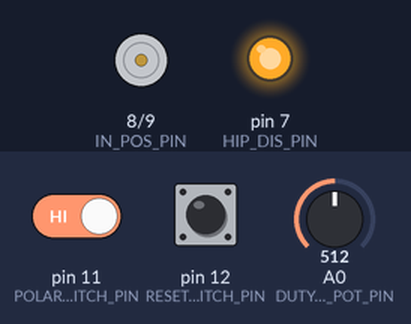
This program was run on a simulated Arduino Leonardo, built with avr-gcc and run on an emulated ATmega32U4. Shown: motor-driver pin pairs drawn as motors (green arrow = first pin HIGH = forward, orange = second pin HIGH = backward, longer = more drive, scaled by the enable pin), output pins drawn as LEDs (lit = HIGH). The inputs (shaded band) are chosen by the test bench; at power-on: pin 12 (RESET_SWITCH_PIN) HIGH, pin 11 (POLARITY_SWITCH_PIN) HIGH, A0 (DUTY_CYCLE_POT_PIN) = 512. Pins used as bus, display or sensor lines are not drawn.

Above: at 1.2 s.
1.3 s: pin 12 (RESET_SWITCH_PIN) pulled LOW for 0.15 s
At 1.37 s:
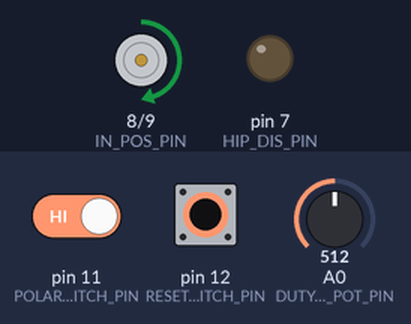
2.9 s: pin 12 (RESET_SWITCH_PIN) pulled LOW for 3.2 s
At 7.0 s:
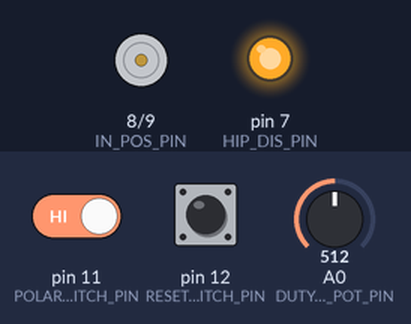
7.6 s: pin 11 (POLARITY_SWITCH_PIN) driven LOW and pin 12 (RESET_SWITCH_PIN) driven LOW
At 8.2 s:
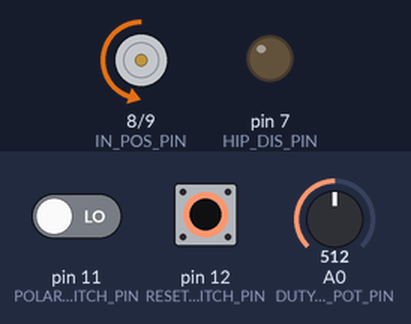
9.1 s: A0 (DUTY_CYCLE_POT_PIN) set to 716
At 10.3 s:
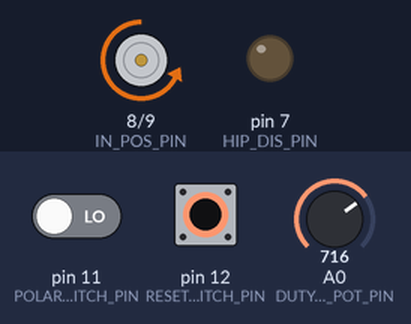
10.6 s: pin 11 (POLARITY_SWITCH_PIN) driven HIGH
At 11.7 s:
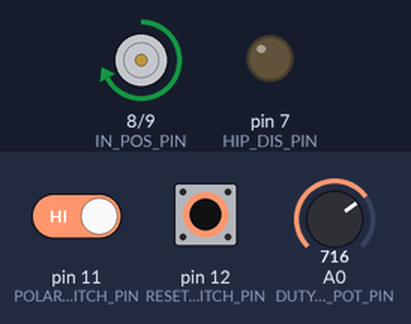
12.1 s: A0 (DUTY_CYCLE_POT_PIN) set to 306
At 12.8 s:
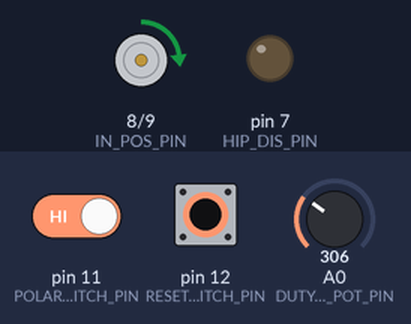
Timing chart, 0 to 14.6 s (numbered marks = the images above; inputs shaded):
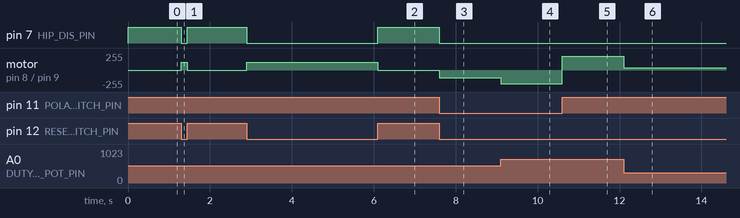

The program:

main.cpp
```cpp
#include <Arduino.h>
#include <string.h>
#include "maths.h"

// #########################################################################
// ########################## PIN mapping ##################################
// #########################################################################
// Input signals
#define DUTY_CYCLE_POT_PIN  (A0) // ADC7
#define POLARITY_SWITCH_PIN (11) // PB7
#define RESET_SWITCH_PIN    (12) // PD6

// Output signals
#define HIP_HEN_PWM_PIN     (13) // OC4A -> Fast PWM 10 bits timer (timer4) or atmega32u4
#define FAN_TRIGGER         (6)  // PD7
#define HIP_DIS_PIN         (7)  // PE6
#define IN_POS_PIN          (8)  // PB4
#define IN_NEG_PIN          (9)  // PB5

// #########################################################################
// ########################## Pot constants ################################
// #########################################################################

#define POT_LOW_THRESHOLD (200U)    // When pot signal goes under this threshold, output PWM is set to low state
#define POT_HIGH_THRESHOLD (800U)   // When pot signal goes above this threshold, output PWM is always set to high state
#define TIMER4_TOP_VALUE (15U)      // PWM will span from 0 - 63 with a prescaler of 1 ; generating a PWM frequency of 1MHz with 16 th steps (0 = 0%, 15 = 100%)
#define POT_MAPPED_RANGE_MAX (TIMER4_TOP_VALUE)   // POT is mapped between 0 and 63


// Potentiometer mapping constants
static constexpr map_ranges_t POT_INPUT_RANGE = {.start = POT_LOW_THRESHOLD, .end = POT_HIGH_THRESHOLD};
static constexpr uint16_t POT_INPUT_RANGE_SPAN = (POT_HIGH_THRESHOLD - POT_LOW_THRESHOLD);
static constexpr map_ranges_t POT_OUTPUT_RANGE = {.start = 0, .end = POT_MAPPED_RANGE_MAX};  // Output range is directly expressed as TIMER4 output compare value (OCR4A)
static constexpr uint16_t POT_OUTPUT_RANGE_SPAN = POT_MAPPED_RANGE_MAX;

// Minimum potentiometer value difference threshold used to
// detect a new "potentiometer event".
// As we don't want to update the output PWM constantly, we need to implement a small hysteresis
static constexpr uint16_t POT_MIN_DIFF_THRESHOLD = 20U; // Threshold expressed in the output pot range (matches TIMER4 OCR4A value)
static uint16_t last_pot_value = 0; /**< Last mapped potentiometer value, 0 to OCR4A */

// #########################################################################
// ########################## Static functions #############################
// #########################################################################

/**
 * @brief maps the potentiometer value from 0% to 100% within the evaluated range
 * Pot value has to be within the range defined by both POT high and low values
*/
static inline uint16_t map_pot(uint16_t potval);
static inline void stop_timer4(void);
static inline void start_timer4(void);
static inline uint16_t abs_difference(uint16_t const * const val1, uint16_t const * const val2 );

void setup() {
  //Serial.begin(9600);

  // put your setup code here, to run once:
  pinMode(DUTY_CYCLE_POT_PIN, INPUT);

  // Reset pin will take down all outputs at once
  pinMode(RESET_SWITCH_PIN, INPUT_PULLUP);
  pinMode(POLARITY_SWITCH_PIN, INPUT_PULLUP);

  // Output pins
  pinMode(HIP_HEN_PWM_PIN, OUTPUT);  // OC4A -> Will generate a PWM which goes to HEN pin of HIP4080A driver
  //DDRC |= (1 << PC7);
  //PORTC &= ~(1 << PC7); // No pullup on PC7
  pinMode(HIP_DIS_PIN, OUTPUT);      // PE6 -> Actively disables the HUP4080a driver (disables at "high" state)
  pinMode(FAN_TRIGGER, OUTPUT);      // PD7 -> Controls power board cooling fans
  pinMode(IN_POS_PIN, OUTPUT);       // PB4 -> Used as IN+ port of HIP4080A driver
  pinMode(IN_NEG_PIN, OUTPUT);       // PB5 -> Used as IN- port of HIP4080A driver

  // Default values for output ports ; disables everything before starting
  digitalWrite(HIP_DIS_PIN, 1U);
  digitalWrite(FAN_TRIGGER, 0U);
  digitalWrite(IN_POS_PIN, 0U);
  digitalWrite(IN_NEG_PIN, 0U);

  //Serial.println("Configuring timer 4");

  // Setup Timer4 with PLL and
  TCCR4A = (1 << COM4A1) | (1 << PWM4A); // COM4A1 set : OC4A pin connected (Cleared on compare match)
  TCCR4B = (1 << CS40); // Prescaler is equal to 1 ; timer will go at full speed
  TCCR4D = 0;
  //TCCR4D &= ~((1 << WGM41) | (1 << WGM40)); // Fast PWM mode
  TCNT4 = 0;
  TC4H = 0;
  OCR4A = 0;   // Output compare is set to 0, so that output is always low even if timer is running
  OCR4C = TIMER4_TOP_VALUE; // Gives a PWM at 1MHz with 16 resolution steps for timer4
}

void loop() {
  // put your main code here, to run repeatedly:
  uint16_t pot = (uint16_t) analogRead(DUTY_CYCLE_POT_PIN);

  bool rst_switch_on = (bool) digitalRead(RESET_SWITCH_PIN);
  bool pol_switch_on = (bool) digitalRead(POLARITY_SWITCH_PIN);

  // Check if a reset is ongoing
  if (!rst_switch_on)
  {
    digitalWrite(FAN_TRIGGER, 1U);  // Activate cooling fans all at once

    // Check polarity to know if we are cooling or heating
    if (pol_switch_on)
    {
      digitalWrite(IN_POS_PIN, 1U);
      digitalWrite(IN_NEG_PIN, 0U);
    }
    else
    {
      digitalWrite(IN_POS_PIN, 0U);
      digitalWrite(IN_NEG_PIN, 1U);
    }

    // Handle PWM setup
    if (pot < POT_LOW_THRESHOLD)
    {
      stop_timer4();
      //Serial.println("POT val too small");
      digitalWrite(HIP_HEN_PWM_PIN, LOW); // Disables HIP4080a driver
      digitalWrite(HIP_DIS_PIN, 1U);
    }
    else if (pot > POT_HIGH_THRESHOLD)
    {
      //Serial.println("POT val too big");
      stop_timer4();
      digitalWrite(HIP_DIS_PIN, 0U);
      digitalWrite(HIP_HEN_PWM_PIN, HIGH); // overrides PWM
    }
    else
    {
      uint16_t mapped_pot_value = map_pot(uint16_t(pot));
      // Only update timer's output frequency if potentiometer reading varied in a meaningfull way
      if (abs_difference(&last_pot_value, &pot) >= POT_MIN_DIFF_THRESHOLD)
      {
        last_pot_value = mapped_pot_value;
        // sprintf(msg, "Map val : %d", mapped_pot_value);
        // Serial.println(msg);
        // sprintf(msg, "Real val : %d", pot);
        // Serial.println(msg);
        // Program Timer4 to generate PWM with the right frequency
        start_timer4(); // no effect is timer is already started
        OCR4A = (uint8_t) mapped_pot_value;
        digitalWrite(HIP_DIS_PIN, 0U);
      }
    }

  }
  else  // Reset switch is activated ( disabling everything )
  {
    // Disable both outputs
    digitalWrite(IN_POS_PIN, 0U);
    digitalWrite(IN_NEG_PIN, 0U);
    digitalWrite(FAN_TRIGGER, 0U);  // Activate cooling fans all at once

    // Actively disables HIP driver
    digitalWrite(HIP_DIS_PIN, 1U);
    digitalWrite(HIP_HEN_PWM_PIN, 0U); // Disables HIP4080a driver
    stop_timer4();
  }
}

/**
 * @brief maps the potentiometer value from 0% to 100% within the evaluated range
 * Pot value has to be within the range defined by both POT high and low values
*/
static inline uint16_t map_pot(uint16_t potval)
{
  uint16_t mapped = linear_remap(potval, &POT_INPUT_RANGE, &POT_OUTPUT_RANGE);
  return mapped;
}

static inline void stop_timer4(void)
{
  TCCR4B &= 0xF0; // CSxx bits
}

static inline void start_timer4(void)
{
  TCCR4B |= (1 << CS40); // Re-enables timer 4 PWM on pin A
  TCCR4A = (1 << COM4A1) | (1 << PWM4A);
}

static inline uint16_t abs_difference(uint16_t const * const val1, uint16_t const * const val2 )
{
  uint16_t out = 0;
  if( *val1 > *val2)
  {
    out = *val1 - *val2;
  }
  else
  {
    out = *val2 - *val1;
  }
  return out;
}
```

maths.h
```cpp
#ifndef MATHS_HEADER
#define MATHS_HEADER

#ifdef __cplusplus
extern "C"
{
#endif

#include <stdint.h>

typedef struct
{
    uint16_t start;
    uint16_t end;
} map_ranges_t;

/**
 * @brief calculates the range's span
 * @param range : evaluated range
 * @return span
 */
uint16_t range_span(map_ranges_t const * const range);

/**
 * @brief remaps an input value within the input range into the output range
 * @param input_data    : input data value in input range (has to be included in the range)
 * @param input_range   : input data range
 * @param output_range  : output data range
 * @return remapped value
*/
uint16_t linear_remap(uint16_t input_data, map_ranges_t const * const input_range, map_ranges_t const * const output_range );


#ifdef __cplusplus
}
#endif

#endif /* MATHS_HEADER */
```

maths.c
```cpp
#include "maths.h"

uint16_t range_span(map_ranges_t const * const range)
{
    uint16_t out;
    if (range->start < range->end)
    {
        out = range->end - range->start;
    }
    else
    {
        out = range->start - range->end;
    }
    return out;
}


uint16_t linear_remap(uint16_t input_data, map_ranges_t const * const input_range, map_ranges_t const * const output_range )
{
    uint16_t offset_val = input_data - input_range->start;
    uint16_t out = (offset_val * 100U) / range_span(input_range);
    out = (out * range_span(output_range)) / 100 + output_range->start;
    return out;
}
```

Measured:
- after the input at 1.3 s, pin 7 (HIP_DIS_PIN): HIGH → LOW at once, → HIGH 0.15 s later; motor on pin 8 (IN_POS_PIN) / pin 9 (IN_NEG_PIN): stopped → forward 119/255 at once, → stopped 0.15 s later
- after the input at 2.9 s, pin 7 (HIP_DIS_PIN): HIGH → LOW at once, → HIGH 3.2 s later; motor on pin 8 (IN_POS_PIN) / pin 9 (IN_NEG_PIN): stopped → forward 119/255 at once, → stopped 3.2 s later
- after the input at 7.6 s, pin 7 (HIP_DIS_PIN): HIGH → LOW at once; motor on pin 8 (IN_POS_PIN) / pin 9 (IN_NEG_PIN): stopped → backward 119/255 at once
- after the input at 9.1 s, motor on pin 8 (IN_POS_PIN) / pin 9 (IN_NEG_PIN): backward 119/255 → backward 204/255 at once
- after the input at 10.6 s, motor on pin 8 (IN_POS_PIN) / pin 9 (IN_NEG_PIN): backward 204/255 → forward 204/255 at once
- after the input at 12.1 s, motor on pin 8 (IN_POS_PIN) / pin 9 (IN_NEG_PIN): forward 204/255 → forward 34/255 at once
